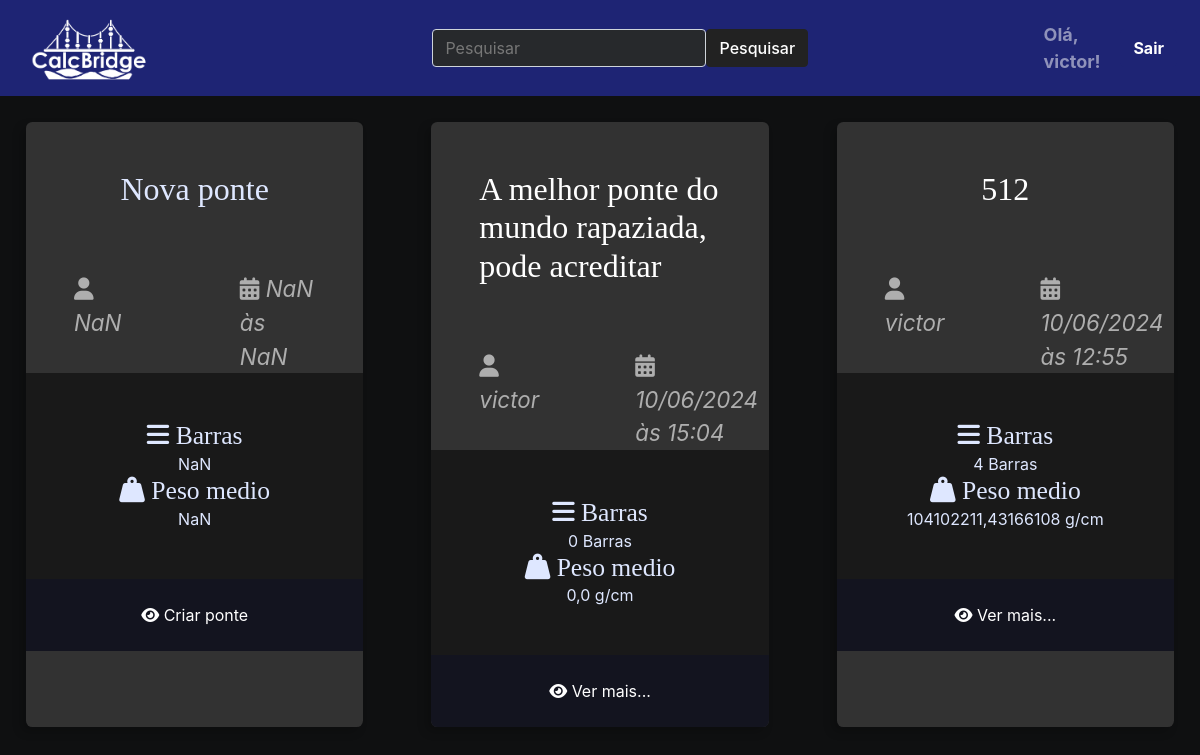
Before: / (signed in) with the older database file.
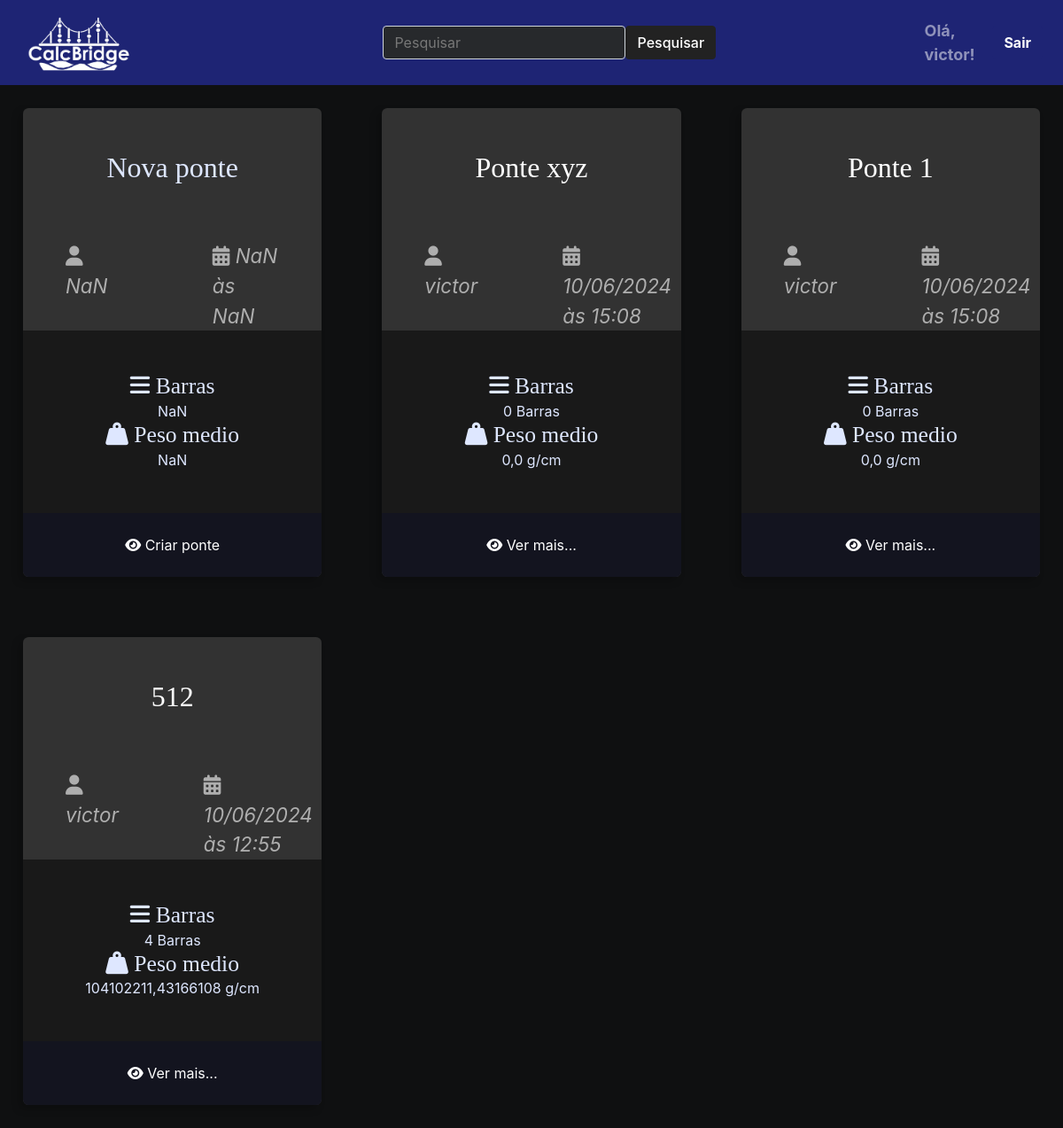
After: the same page with the newer database file.
### ponte/models.py (models this page shows, shortened)
class Ponte(models.Model):
    autor = models.ForeignKey(User, on_delete=models.CASCADE)
    nome_ponte = models.CharField(max_length=50)
    peso_linear = models.FloatField(null=True, blank=True)
    peso_metade = models.FloatField(null=True, blank=True)
    slug = models.SlugField(unique=True, blank=True, null=True)
    created_at = models.DateTimeField(auto_now_add=True)
    updated_at = models.DateTimeField(auto_now=True)
    cover = models.ImageField(upload_to='ponte/covers/%Y/%m/%d/', default='', blank=True)

### ponte/views.py (the view)
# urls.py: path('', index, name='index'),
def index(request):
    query = request.GET.get('q')
    pontes = None
    resultados = None
    if query:
        resultados = Ponte.objects.filter(nome_ponte__icontains=query, autor=request.user).order_by('-id')
    elif request.user.is_authenticated:
        pontes = Ponte.objects.filter(autor=request.user).order_by('-id')
    return render(request, 'ponte/pages/home.html', {'pontes': pontes, 'resultados': resultados, 'query': query})

### ponte/templates/ponte/pages/home.html (shortened to what this page needs)
{% extends 'global/base.html' %}
{% load static %}
{% block content %}
<div class="main-content main-content-list container">
{% include 'ponte/partials/newponte.html' %}
{% include 'ponte/partials/pontes.html' %}
</div>
{% endblock content %}

### ponte/templates/ponte/partials/pontes.html
{% load static %}
{% if resultados %}
    {% for ponte in resultados %}
        <div class="ponte ponte-list-item">
            <div class="ponte-title-container">
                <h2 class="ponte-title">
                    <a href="{% url 'ponte_detail' username=ponte.autor.username ponte_id=ponte.id %}">
                        {{ ponte.nome_ponte }}
                    </a>
                </h2>
            </div>
            <div class="ponte-infos">
                <div class="ponte-author">
                    <span class="ponte-author-item">
                        <i class="fas fa-user"></i>
                        {% if ponte.autor.first_name %}
                        {{ ponte.autor.first_name }} {{ ponte.autor.last_name }}
                        {% else %}
                        {{ ponte.autor.username }}
                        {% endif %}
                    </span>
                </div>
                <div class="ponte-date">
                    <span class="ponte-date-item">
                        <i class="fas fa-calendar-alt"></i>
                        {{ ponte.created_at|date:"d/m/Y" }}<br> às
                        {{ ponte.created_at|date:"H:i" }}
                    </span>
                </div>
            </div>
            <div class="ponte-meta-container">
                <div class="ponte-meta ponte-barra">
                    <h3 class="ponte-meta-title"><i class="fas fa-bars"></i>
                        {% if ponte.barras.count == 1 %}
                        Barra
                        {% else %}
                        Barras
                        {% endif %}</h3>
                    <div class="ponte-meta-text">
                        {% if ponte.barras.count == 1 %}
                        {{ ponte.barras.count }} Barra
                        {% else %}
                        {{ ponte.barras.count }} Barras
                        {% endif %}
                    </div>
                </div>
                <div class="ponte-meta ponte-pmedio">
                    <h3 class="ponte-meta-title"><i class="fas fa-weight-hanging"></i> Peso medio</h3>
                    <div class="ponte-meta-text">
                        {{ ponte.peso_metade }} g/cm
                    </div>
                </div>
            </div>
            <footer class="ponte-footer">
                <a class="ponte-read-more button button-dark button-full-width"
                    href="{% url 'ponte_detail' username=ponte.autor.username ponte_id=ponte.id %}">
                    <i class="fas fa-eye"></i>
                    <span>Ver mais...</span>
                </a>
            </footer>
        </div>
    {% endfor %}
{% else %}
    {% for ponte in pontes %}
        <div class="ponte ponte-list-item">
            <div class="ponte-title-container">
                <h2 class="ponte-title">
                    <a href="{% url 'ponte_detail' username=ponte.autor.username ponte_id=ponte.id %}">
                        {{ ponte.nome_ponte }}
                    </a>
                </h2>
            </div>
            <div class="ponte-infos">
                <div class="ponte-author">
                    <span class="ponte-author-item">
                        <i class="fas fa-user"></i>
                        {% if ponte.autor.first_name %}
                        {{ ponte.autor.first_name }} {{ ponte.autor.last_name }}
                        {% else %}
                        {{ ponte.autor.username }}
                        {% endif %}
                    </span>
                </div>
                <div class="ponte-date">
                    <span class="ponte-date-item">
                        <i class="fas fa-calendar-alt"></i>
                        {{ ponte.created_at|date:"d/m/Y" }}<br> às
                        {{ ponte.created_at|date:"H:i" }}
                    </span>
                </div>
            </div>
            <div class="ponte-meta-container">
                <div class="ponte-meta ponte-barra">
                    <h3 class="ponte-meta-title"><i class="fas fa-bars"></i>
                        {% if ponte.barras.count == 1 %}
                        Barra
                        {% else %}
                        Barras
                        {% endif %}</h3>
                    <div class="ponte-meta-text">
                        {% if ponte.barras.count == 1 %}
                        {{ ponte.barras.count }} Barra
                        {% else %}
                        {{ ponte.barras.count }} Barras
                        {% endif %}
                    </div>
                </div>
                <div class="ponte-meta ponte-pmedio">
                    <h3 class="ponte-meta-title"><i class="fas fa-weight-hanging"></i> Peso medio</h3>
                    <div class="ponte-meta-text">
                        {{ ponte.peso_metade }} g/cm
                    </div>
                </div>
            </div>
            <footer class="ponte-footer">
                <a class="ponte-read-more button button-dark button-full-width"
                    href="{% url 'ponte_detail' username=ponte.autor.username ponte_id=ponte.id %}">
                    <i class="fas fa-eye"></i>
                    <span>Ver mais...</span>
                </a>
            </footer>
        </div>
    {% endfor %}
{% endif %}

Changed rows visible on the page:
removed Ponte: nome_ponte "A melhor ponte do mundo rapaziada, pode acreditar", autor.username "victor", created_at "10/06/2024", created_at "15:04", shows "Barras", barras.count "0", peso_metade "0,0"
added Ponte: nome_ponte "Ponte xyz", autor.username "victor", created_at "10/06/2024", created_at "15:08", shows "Barras", barras.count "0", peso_metade "0,0"
added Ponte: nome_ponte "Ponte 1", autor.username "victor", created_at "10/06/2024", created_at "15:08", shows "Barras", barras.count "0", peso_metade "0,0"
